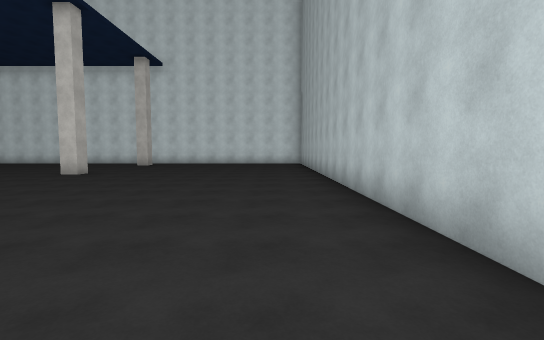
View 1 (above)

17 first-person views from a walk through a scene from a Unity 3-D project. The camera is 1.5 m above the floor, tilts 4° down and sees 85° across. The floor is counted in squares, 2 m on a side. Each view is taken from the middle of a square. On the plan, view 1 faces up. The plan holds only what a view shows up to about 10 squares ahead; the rest is blank. Surface patterns are stand-ins for the level's own textures.

View 2
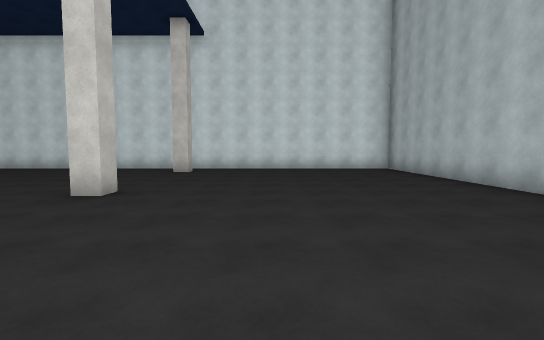

View 3
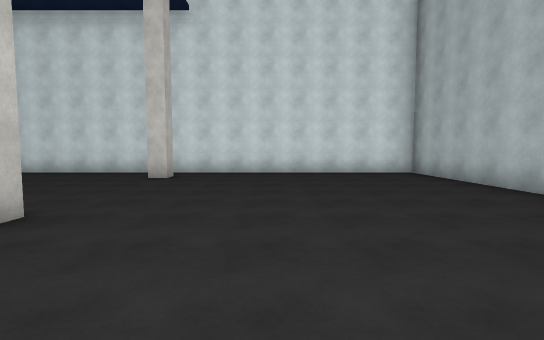

View 4
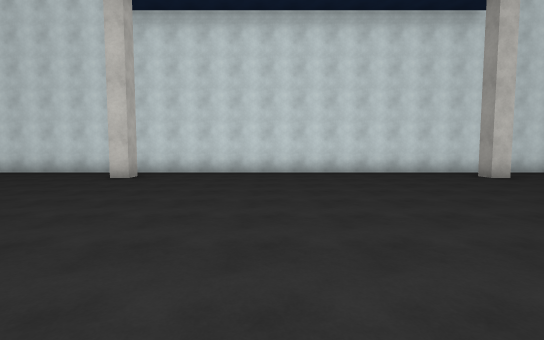

View 5
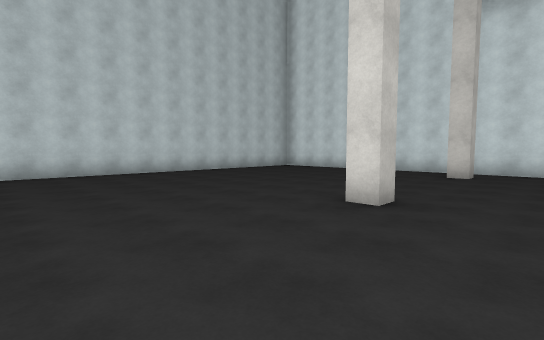

View 6
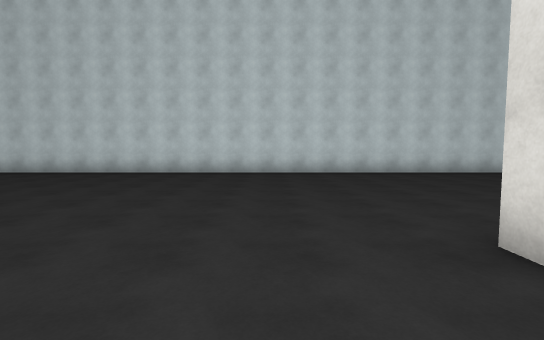

View 7
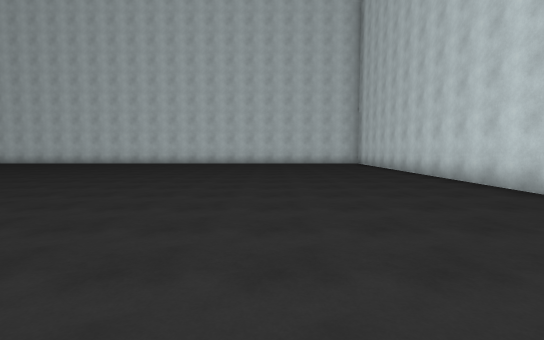

View 8
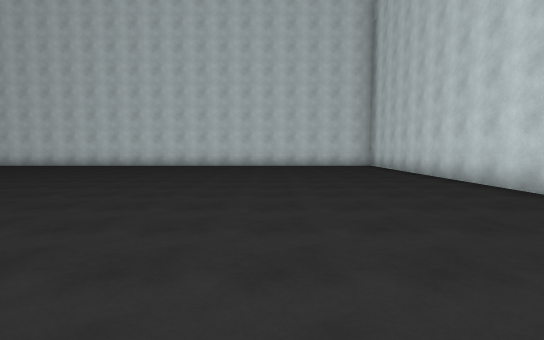

View 9
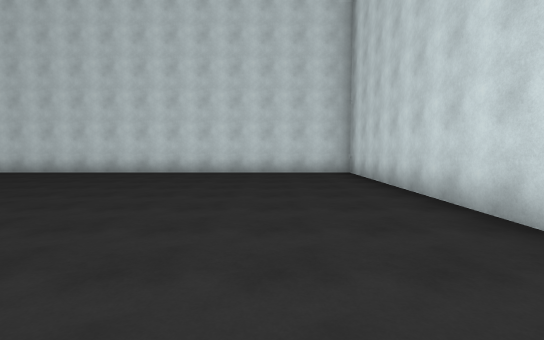

View 10
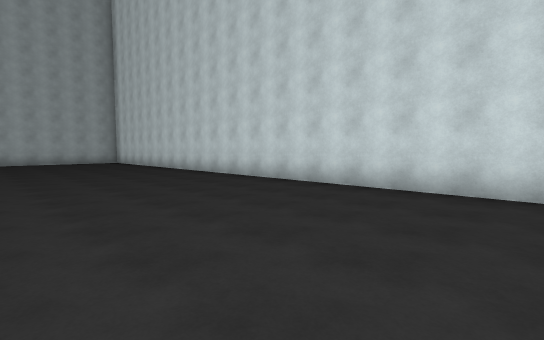

View 11
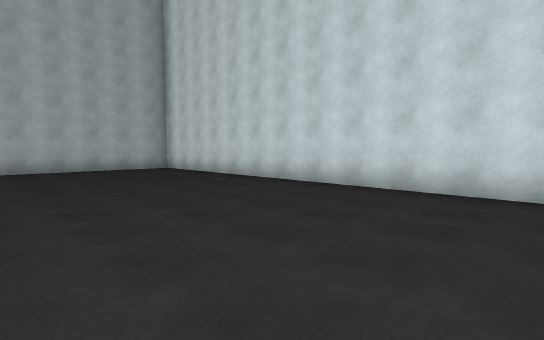

View 12
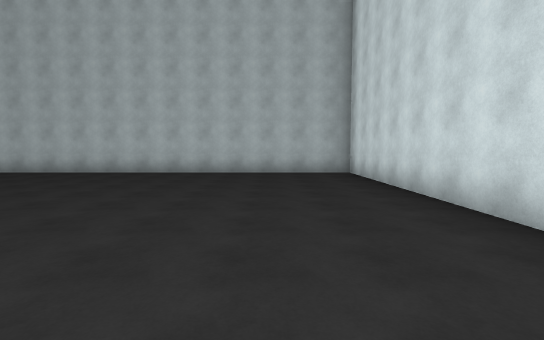

View 13
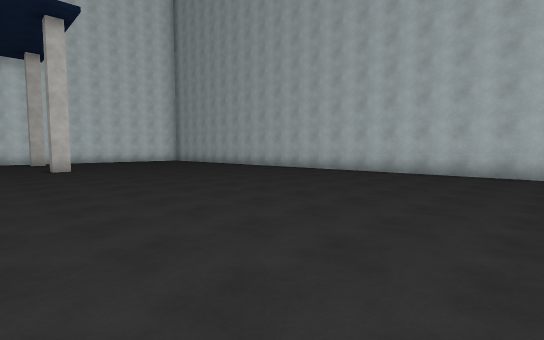

View 14
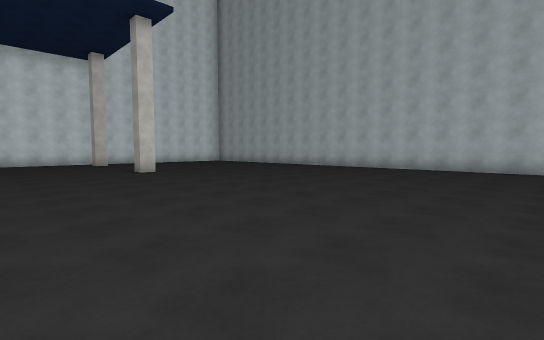

View 15
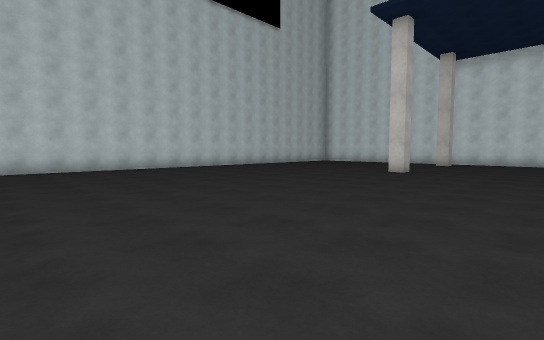

View 16
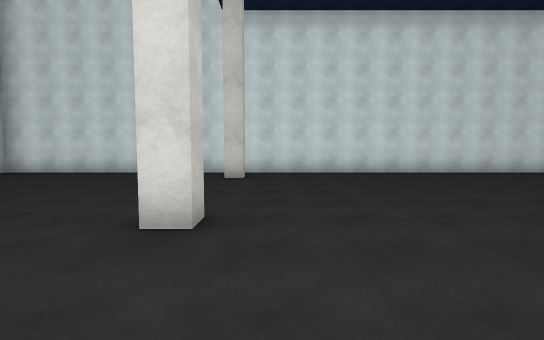

View 17
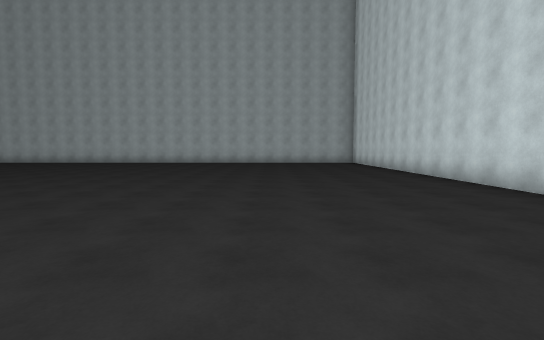

### Floor plan
Points are (right, up) in squares from view 1. A wall is a line through its corners. A room is listed if a view was taken in it or the views show most of it. See-through windows are left out.
Room 1 (views 1, 2, 3, 4, 5, 6, 7, 8, 9, 10, 11, 12, 13, 14, 15, 16, 17)
walls: (-15.7, 9.4) (-15.7, 8.8) (-16.2, 8.8); (-5.7, 9.2) (-5.7, 8.8) (-6.2, 8.8) (-6.2, 9.2); (-15.7, 14.2) (-15.7, 13.8) (-16.2, 13.8); (-5.7, 14.2) (-5.7, 13.8) (-6.2, 13.8) (-6.2, 14.2); (-23.5, -9.5) (1.5, -9.5) (1.5, 15.5) (-23.5, 15.5) (-23.5, -9.5)

Where each view was taken, in squares from view 1:
view 1: 0 up, 0 right, facing up
view 2: 4 up, 3 left, facing up
view 3: 6 up, 3 left, facing up
view 4: 6 up, 12 left, facing up
view 5: 5 up, 14 left, facing up-left
view 6: 7 up, 14 left, facing left
view 7: 6 up, 19 left, facing down
view 8: 4 up, 19 left, facing down
view 9: 0 up, 21 left, facing down
view 10: 4 down, 16 left, facing down-right
view 11: 4 down, 10 left, facing down-right
view 12: 7 down, 8 left, facing right
view 13: 3 down, 8 left, facing up-right
view 14: 1 down, 10 left, facing up-right
view 15: 1 down, 12 left, facing up-left
view 16: 6 up, 15 left, facing up
view 17: 5 down, 15 left, facing right
